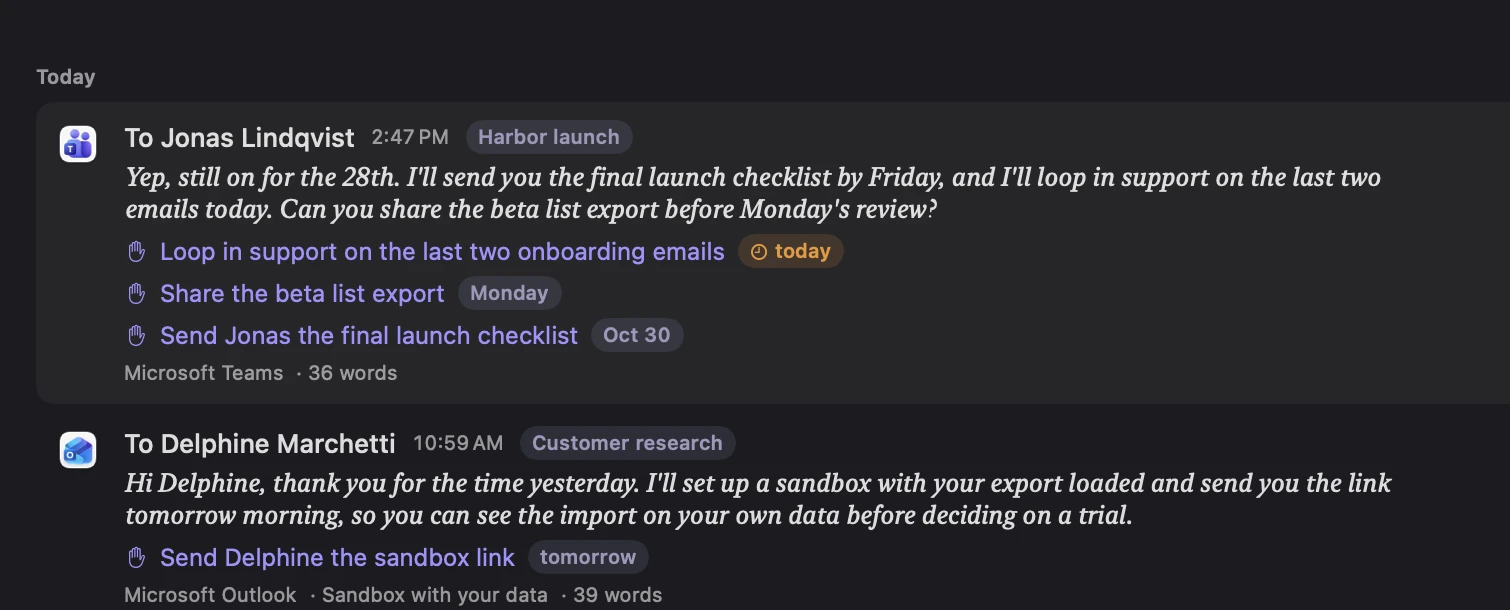
#> input picture site/assets/detail-writing-dark.webp, 1510 x 610 px, given in place of demo-meeting.png, which was not available
$ python make-site-shots.py ../site/assets ../site/assets/detail-writing.webp
#> lines starting #> are read from the running program, lines starting #| are printed output that depends on the picture; pictures that were not available may be replaced by others from this repository, and a replacement may not be noted
#!/usr/bin/env python3
"""Turns the demo snapshots (Binders --selftest-demo-shots) into the window images the site uses.

    BINDERS_DATA_DIR=/tmp/binders-demo Binders --selftest-demo-shots /tmp/binders-shots --appearance light
    python3 scripts/make-site-shots.py /tmp/binders-shots site/assets

Run it once on a light set and once on a dark one (--appearance dark, a fresh BINDERS_DATA_DIR): the dark images get a
-dark suffix, and the site shows the set that matches the visitor's appearance.
"""
import sys
from pathlib import Path
from PIL import Image, ImageDraw

shots, out = Path(sys.argv[1]), Path(sys.argv[2])
out.mkdir(parents=True, exist_ok=True)
SIDEBAR_COLUMN = 496      # px the real window gives its sidebar column (248 pt at 2x)
HEIGHT = 1520             # 760 pt window

def flat(path: Path, background) -> Image.Image:
    """Scroll captures are transparent where the window shows through; put the window colour behind them."""
    image = Image.open(path).convert("RGBA")
    base = Image.new("RGBA", image.size, background + (255,))
    return Image.alpha_composite(base, image).convert("RGB")

# The window capture of the meeting page carries the real background colour.
PAPER = Image.open(shots / "demo-meeting.png").convert("RGB").getpixel((1400, 24))
#> PAPER = (28, 27, 32)
DARK = sum(PAPER) < 384
#> DARK = True
SUFFIX = "-dark" if DARK else ""
#> SUFFIX = '-dark'
SEPARATOR = (48, 46, 60) if DARK else (222, 220, 232)
#> SEPARATOR = (48, 46, 60)

def window(page: str, sidebar: str, name: str, top: int = 0):
    content = flat(shots / page, PAPER)
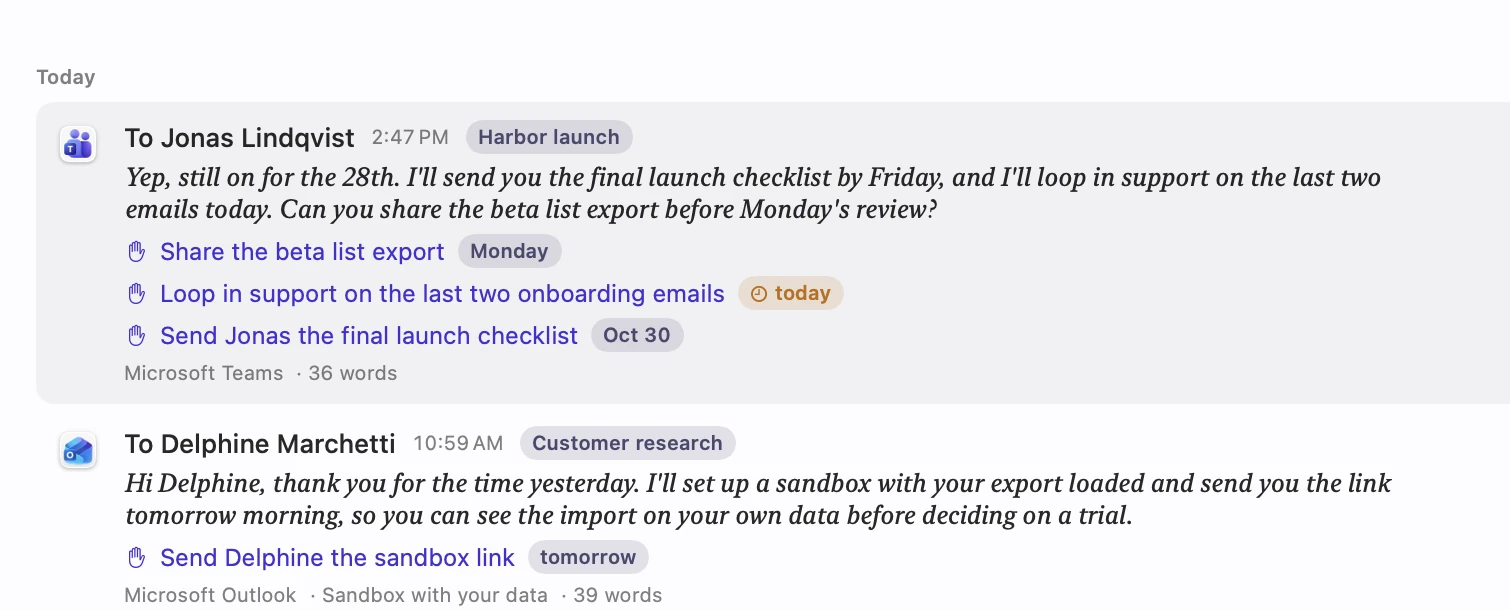
#> input picture site/assets/detail-writing.webp, 1510 x 610 px, given in place of demo-home-scroll0.png, which was not available
#> in flat, `base = Image.new("RGBA", image.size, background + (255,))`:
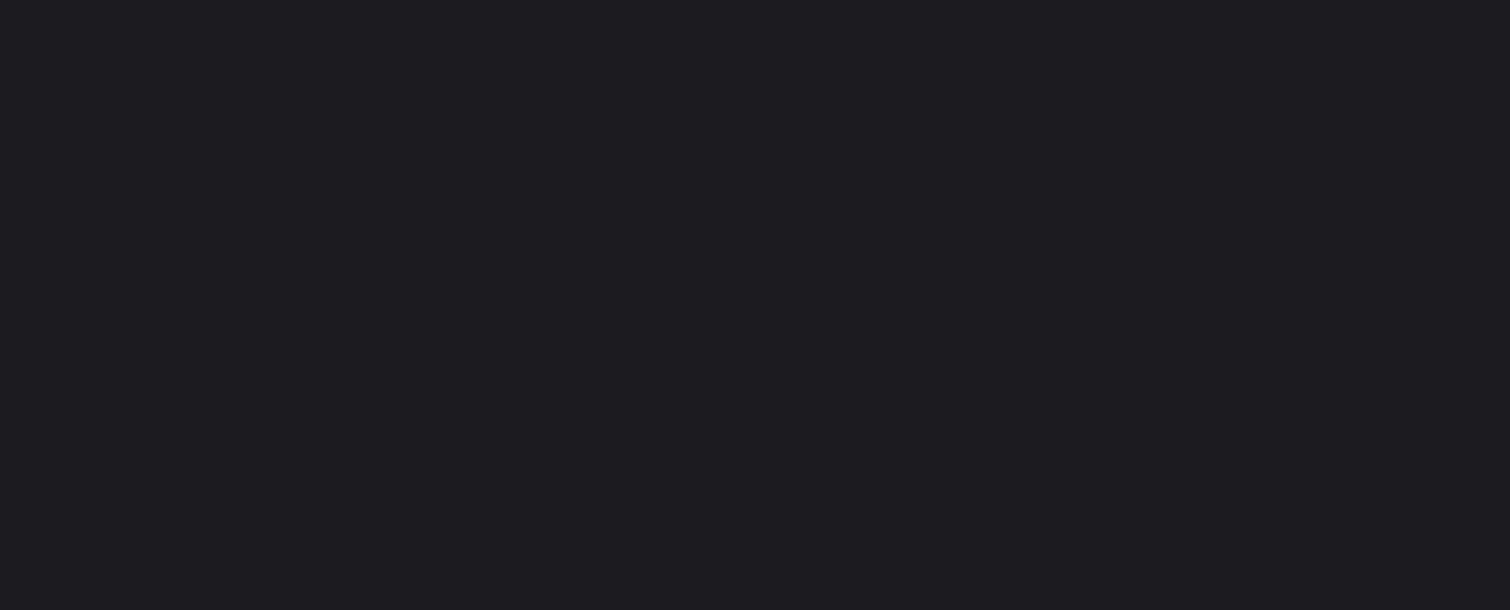
#> base: PIL image 1510x610 RGBA; mean R, G, B, A 28, 27, 32, 255
#> in flat, returned value is the input picture: PIL image 1510x610 RGB; mean R, G, B 237.1, 236.4, 240.3
    side = flat(shots / sidebar, PAPER)
    body = content.crop((SIDEBAR_COLUMN, top, 2240, top + HEIGHT))
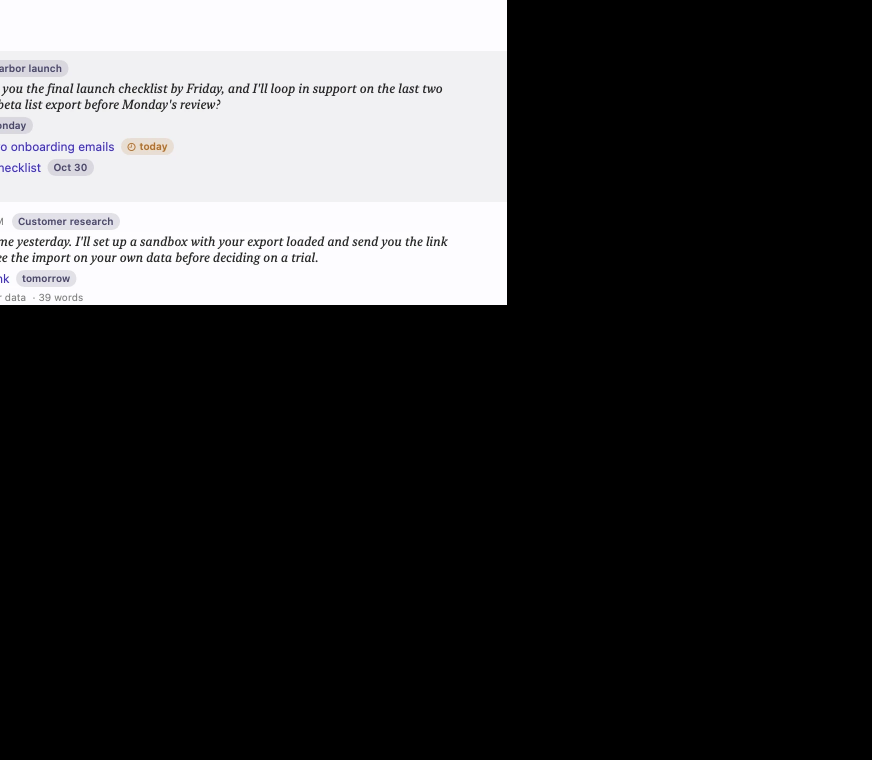
#> body: PIL image 1744x1520 RGB (shown at 1/2 size); mean R, G, B 55.8, 55.7, 56.4
    canvas = Image.new("RGB", (side.width + body.width, HEIGHT), body.getpixel((body.width - 4, 4)))
#> canvas: PIL image 3254x1520 RGB; every value is 0
    canvas.paste(side, (0, 0))
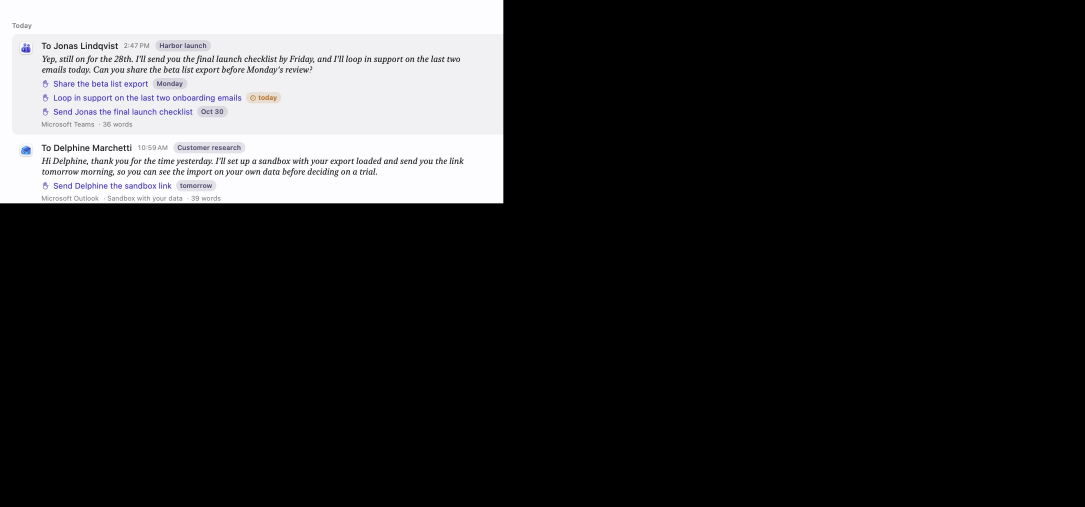
#> canvas: PIL image 3254x1520 RGB (shown at 1/3 size); mean R, G, B 44.2, 44, 44.8
    canvas.paste(body, (side.width, 0))
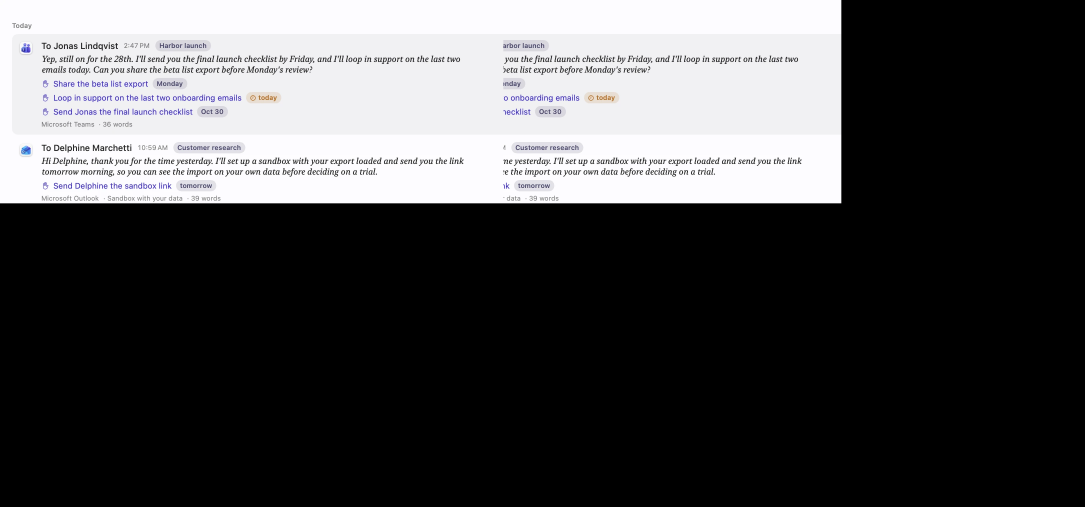
#> canvas: PIL image 3254x1520 RGB (shown at 1/3 size); mean R, G, B 74.1, 73.9, 75
    draw = ImageDraw.Draw(canvas)
    draw.line([(side.width, 0), (side.width, HEIGHT)], fill=SEPARATOR, width=2)
    for index, color in enumerate([(255, 95, 87), (254, 188, 46), (40, 200, 64)]):
        x = 40 + index * 40
        draw.ellipse([x, 36, x + 24, 60], fill=color)
    canvas.save(out / f"{name}{SUFFIX}.webp", "WEBP", quality=88, method=6)
    print(name + SUFFIX, canvas.size)
#| shot-home-dark (3254, 1520)

window("demo-home-scroll0.png", "demo-sidebar-home.png", "shot-home")
# The notes pane on its own: the window capture clips the meetings list where the sidebar overlaps it.
meeting = flat(shots / "demo-meeting.png", PAPER)
#> in flat, returned value is the input picture: PIL image 1510x610 RGB; mean R, G, B 42.9, 42.3, 47
meeting.crop((1040, 330, 2248, 1520)).save(out / f"shot-meeting{SUFFIX}.webp", "WEBP", quality=90, method=6)
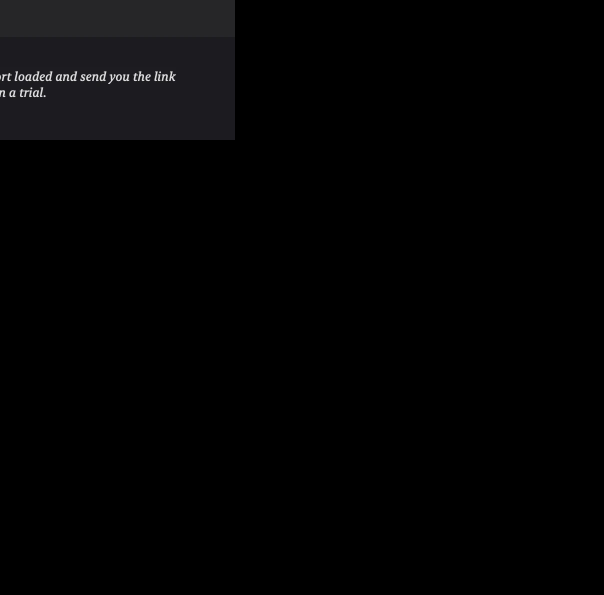
#> saved as shot-meeting-dark.webp: PIL image 1208x1190 RGB (shown at 1/2 size); mean R, G, B 3.2, 3.1, 3.5
print("shot-meeting" + SUFFIX, (1208, 1190))
#| shot-meeting-dark (1208, 1190)

# A close look at two captured messages and the to-dos found in them.
writing = flat(shots / "demo-writing-scroll0.png", PAPER)
#> (the run stopped early here; a loop or call above may not have finished)
